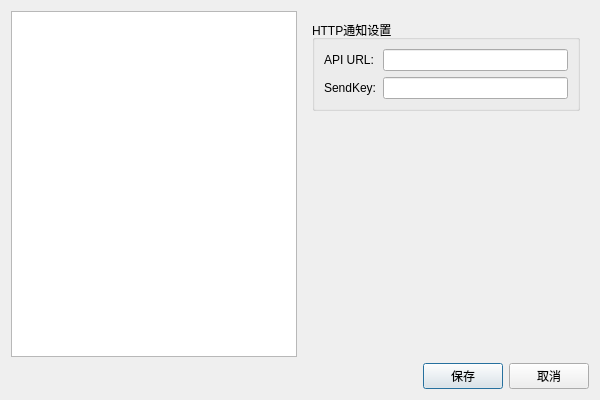
<?xml version="1.0" encoding="UTF-8"?>
<ui version="4.0">
 <class>SettingsDialog</class>
 <widget class="QDialog" name="SettingsDialog">
  <property name="windowModality">
   <enum>Qt::NonModal</enum>
  </property>
  <property name="geometry">
   <rect>
    <x>0</x>
    <y>0</y>
    <width>600</width>
    <height>400</height>
   </rect>
  </property>
  <property name="windowTitle">
   <string>设置</string>
  </property>
  <property name="windowFlags">
   <set>Qt::Dialog|Qt::WindowTitleHint|Qt::WindowCloseButtonHint</set>
  </property>
  <layout class="QVBoxLayout" name="mainLayout">
   <item>
    <layout class="QHBoxLayout" name="topLayout">
     <item>
      <widget class="QListWidget" name="categoryList">
       <property name="maximumWidth">
        <number>150</number>
       </property>
      </widget>
     </item>
     <item>
      <widget class="QStackedWidget" name="stackedWidget">
       <widget class="QWidget" name="notificationPage">
        <layout class="QVBoxLayout" name="pageLayout">
         <item>
          <widget class="QGroupBox" name="notificationGroup">
           <property name="title">
            <string>HTTP通知设置</string>
           </property>
           <layout class="QFormLayout" name="formLayout">
            <item row="0" column="0">
             <widget class="QLabel" name="apiUrlLabel">
              <property name="text">
               <string>API URL:</string>
              </property>
             </widget>
            </item>
            <item row="0" column="1">
             <widget class="QLineEdit" name="apiUrlInput"/>
            </item>
            <item row="1" column="0">
             <widget class="QLabel" name="sendkeyLabel">
              <property name="text">
               <string>SendKey:</string>
              </property>
             </widget>
            </item>
            <item row="1" column="1">
             <widget class="QLineEdit" name="sendkeyInput">
              <property name="echoMode">
               <enum>QLineEdit::Password</enum>
              </property>
             </widget>
            </item>
           </layout>
          </widget>
         </item>
         <item>
          <spacer name="verticalSpacer">
           <property name="orientation">
            <enum>Qt::Vertical</enum>
           </property>
           <property name="sizeHint" stdset="0">
            <size>
             <width>20</width>
             <height>40</height>
            </size>
           </property>
          </spacer>
         </item>
        </layout>
       </widget>
      </widget>
     </item>
    </layout>
   </item>
   <item>
    <layout class="QHBoxLayout" name="buttonLayout">
     <item>
      <spacer name="horizontalSpacer">
       <property name="orientation">
        <enum>Qt::Horizontal</enum>
       </property>
       <property name="sizeType">
        <enum>QSizePolicy::Expanding</enum>
       </property>
       <property name="sizeHint" stdset="0">
        <size>
         <width>40</width>
         <height>20</height>
        </size>
       </property>
      </spacer>
     </item>
     <item>
      <widget class="QPushButton" name="okButton">
       <property name="text">
        <string>保存</string>
       </property>
      </widget>
     </item>
     <item>
      <widget class="QPushButton" name="cancelButton">
       <property name="text">
        <string>取消</string>
       </property>
      </widget>
     </item>
    </layout>
   </item>
  </layout>
 </widget>
 <resources/>
 <connections/>
</ui>
